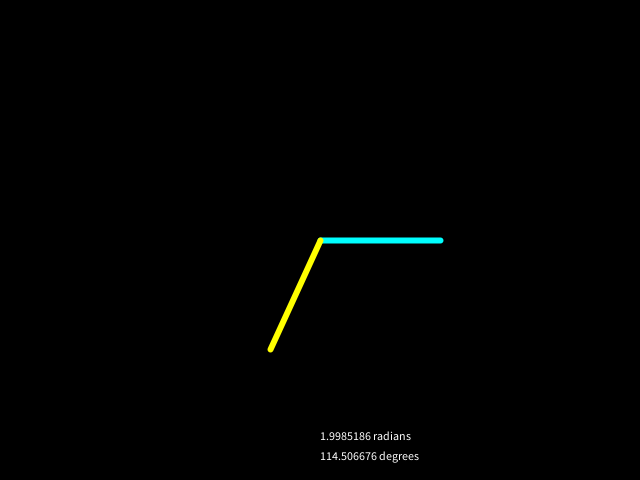
Frame 1 (no input)
Frame 60 (the mouse pressed at the canvas centre just before this capture): identical to frame 1, image omitted
Frame 120 (the mouse held since frame 60 and released just before this capture): identical to frame 1, image omitted

The Processing sketch that drew this single still picture (run headless with seeded random() and noise(); from frame 60 on, the mouse is pressed at the canvas centre):

// Processing sketch: e_6_9_vector_angle
// ── e_6_9_vector_angle.pde
PVector staticV;
PVector dynamicV;
int vLength = 120;

void setup() {
  size(640, 480);
  staticV = new PVector(vLength, 0);
  newV();
}

void draw() {
  background(0);
  translate(width / 2, height / 2);

  strokeWeight(6);

  stroke(0, 255, 255);
  line(0, 0, staticV.x, staticV.y);

  stroke(255, 255, 0);
  line(0, 0, dynamicV.x, dynamicV.y);
 
  printAngle();
}

void mouseClicked() {
  newV();
}

void newV() {
  dynamicV = PVector.random2D();
  dynamicV.setMag(vLength);
}

void printAngle() {
  float angle = PVector.angleBetween(staticV, dynamicV);
  
  text(angle + " radians", 0, height / 2 - 40);
  text(degrees(angle) + " degrees", 0, height / 2 - 20);
}
